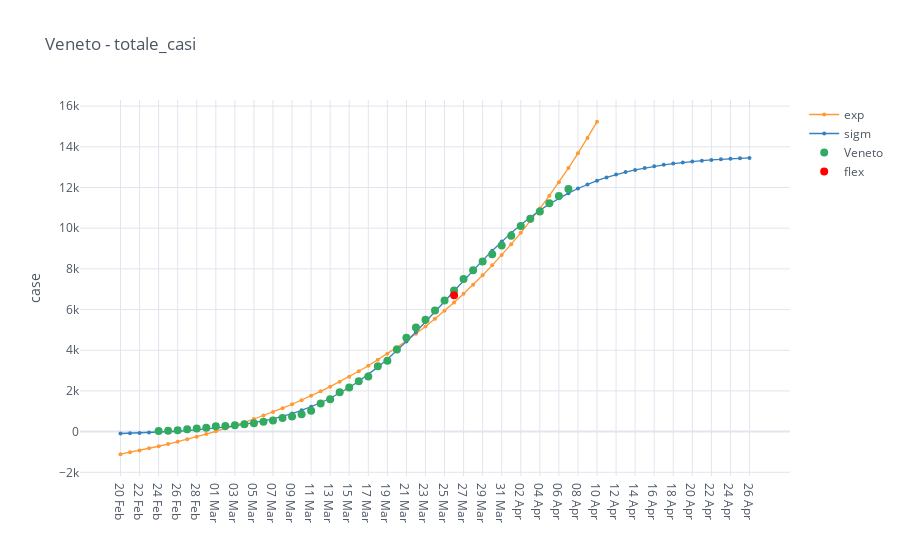

Write notebook code for a chart like this one.
### Code cell
category = 'totale_casi'
total_cases = io.italy_regions_filter_by_category(regions, category)

mpl.iplot_analysis_plot(total_cases, title=region+' - '+category, log_fitting=False)

### Figure 1 — Plotly figure (JSON) as saved in the notebook; plotly's stock layout.template omitted (floating-point values rounded to 4 significant figures)
{"data": [{"line": {"color": "rgba(255, 153, 51, 1.0)", "dash": "solid", "shape": "linear", "width": 1.3}, "marker": {"size": 4, "symbol": "circle"}, "mode": "lines+markers", "name": "exp", "text": "", "type": "scatter", "x": ["20 Feb", "21 Feb", "22 Feb", "23 Feb", "24 Feb", "25 Feb", "26 Feb", "27 Feb", "28 Feb", "29 Feb", "01 Mar", "02 Mar", "03 Mar", "04 Mar", "05 Mar", "06 Mar", "07 Mar", "08 Mar", "09 Mar", "10 Mar", "11 Mar", "12 Mar", "13 Mar", "14 Mar", "15 Mar", "16 Mar", "17 Mar", "18 Mar", "19 Mar", "20 Mar", "21 Mar", "22 Mar", "23 Mar", "24 Mar", "25 Mar", "26 Mar", "27 Mar", "28 Mar", "29 Mar", "30 Mar", "31 Mar", "01 Apr", "02 Apr", "03 Apr", "04 Apr", "05 Apr", "06 Apr", "07 Apr", "08 Apr", "09 Apr", "10 Apr", "11 Apr", "12 Apr", "13 Apr", "14 Apr", "15 Apr", "16 Apr", "17 Apr", "18 Apr", "19 Apr", "20 Apr", "21 Apr", "22 Apr", "23 Apr", "24 Apr", "25 Apr", "26 Apr"], "y": [-1110.0, -1019.0, -923.2, -823.4, -719.0, -610.0, -496.1, -377.1, -252.7, -122.6, 13.25, 155.2, 303.6, 458.7, 620.8, 790.2, 967.2, 1152.0, 1345.0, 1547.0, 1759.0, 1979.0, 2210.0, 2451.0, 2703.0, 2966.0, 3241.0, 3528.0, 3828.0, 4142.0, 4470.0, 4813.0, 5171.0, 5546.0, 5937.0, 6346.0, 6773.0, 7220.0, 7686.0, 8174.0, 8684.0, 9216.0, 9773.0, 10350.0, 10960.0, 11600.0, 12260.0, 12960.0, 13680.0, 14440.0, 15230.0, "", "", "", "", "", "", "", "", "", "", "", "", "", "", "", ""]}, {"line": {"color": "rgba(55, 128, 191, 1.0)", "dash": "solid", "shape": "linear", "width": 1.3}, "marker": {"size": 4, "symbol": "circle"}, "mode": "lines+markers", "name": "sigm", "text": "", "type": "scatter", "x": ["20 Feb", "21 Feb", "22 Feb", "23 Feb", "24 Feb", "25 Feb", "26 Feb", "27 Feb", "28 Feb", "29 Feb", "01 Mar", "02 Mar", "03 Mar", "04 Mar", "05 Mar", "06 Mar", "07 Mar", "08 Mar", "09 Mar", "10 Mar", "11 Mar", "12 Mar", "13 Mar", "14 Mar", "15 Mar", "16 Mar", "17 Mar", "18 Mar", "19 Mar", "20 Mar", "21 Mar", "22 Mar", "23 Mar", "24 Mar", "25 Mar", "26 Mar", "27 Mar", "28 Mar", "29 Mar", "30 Mar", "31 Mar", "01 Apr", "02 Apr", "03 Apr", "04 Apr", "05 Apr", "06 Apr", "07 Apr", "08 Apr", "09 Apr", "10 Apr", "11 Apr", "12 Apr", "13 Apr", "14 Apr", "15 Apr", "16 Apr", "17 Apr", "18 Apr", "19 Apr", "20 Apr", "21 Apr", "22 Apr", "23 Apr", "24 Apr", "25 Apr", "26 Apr"], "y": [-91.91, -79.56, -65.25, -48.66, -29.44, -7.181, 18.58, 48.38, 82.82, 122.6, 168.5, 221.5, 282.5, 352.6, 433.1, 525.4, 631.1, 751.6, 888.8, 1045.0, 1221.0, 1419.0, 1642.0, 1891.0, 2167.0, 2472.0, 2806.0, 3170.0, 3562.0, 3983.0, 4429.0, 4898.0, 5386.0, 5888.0, 6399.0, 6913.0, 7425.0, 7929.0, 8420.0, 8893.0, 9344.0, 9770.0, 10170.0, 10540.0, 10880.0, 11190.0, 11470.0, 11720.0, 11950.0, 12150.0, 12330.0, 12490.0, 12630.0, 12760.0, 12870.0, 12960.0, 13040.0, 13120.0, 13180.0, 13230.0, 13280.0, 13320.0, 13360.0, 13390.0, 13410.0, 13440.0, 13460.0]}, {"line": {"color": "rgba(50, 171, 96, 1.0)", "dash": "solid", "shape": "linear", "width": 1.3}, "marker": {"size": 8, "symbol": "circle"}, "mode": "markers", "name": "Veneto", "text": "", "type": "scatter", "x": ["20 Feb", "21 Feb", "22 Feb", "23 Feb", "24 Feb", "25 Feb", "26 Feb", "27 Feb", "28 Feb", "29 Feb", "01 Mar", "02 Mar", "03 Mar", "04 Mar", "05 Mar", "06 Mar", "07 Mar", "08 Mar", "09 Mar", "10 Mar", "11 Mar", "12 Mar", "13 Mar", "14 Mar", "15 Mar", "16 Mar", "17 Mar", "18 Mar", "19 Mar", "20 Mar", "21 Mar", "22 Mar", "23 Mar", "24 Mar", "25 Mar", "26 Mar", "27 Mar", "28 Mar", "29 Mar", "30 Mar", "31 Mar", "01 Apr", "02 Apr", "03 Apr", "04 Apr", "05 Apr", "06 Apr", "07 Apr", "08 Apr", "09 Apr", "10 Apr", "11 Apr", "12 Apr", "13 Apr", "14 Apr", "15 Apr", "16 Apr", "17 Apr", "18 Apr", "19 Apr", "20 Apr", "21 Apr", "22 Apr", "23 Apr", "24 Apr", "25 Apr", "26 Apr"], "y": ["", "", "", "", 33.0, 43.0, 71.0, 111.0, 151.0, 191.0, 263.0, 273.0, 307.0, 360.0, 407.0, 488.0, 543.0, 670.0, 744.0, 856.0, 1023.0, 1384.0, 1595.0, 1937.0, 2172.0, 2473.0, 2704.0, 3214.0, 3484.0, 4031.0, 4617.0, 5122.0, 5505.0, 5948.0, 6442.0, 6935.0, 7497.0, 7930.0, 8358.0, 8724.0, 9155.0, 9625.0, 10110.0, 10460.0, 10820.0, 11230.0, 11590.0, 11920.0, "", "", "", "", "", "", "", "", "", "", "", "", "", "", "", "", "", "", ""]}, {"marker": {"color": "rgba(255, 0, 0, 125)", "size": 8}, "mode": "markers", "name": "flex", "type": "scatter", "x": ["26 Mar"], "y": [6705.0]}], "layout": {"legend": {"bgcolor": "#FFFFFF", "font": {"color": "#4D5663"}}, "paper_bgcolor": "#FFFFFF", "plot_bgcolor": "#FFFFFF", "title": {"font": {"color": "#4D5663"}, "text": "Veneto - totale_casi"}, "xaxis": {"gridcolor": "#E1E5ED", "showgrid": true, "tickfont": {"color": "#4D5663"}, "title": {"font": {"color": "#4D5663"}, "text": ""}, "zerolinecolor": "#E1E5ED"}, "yaxis": {"gridcolor": "#E1E5ED", "showgrid": true, "tickfont": {"color": "#4D5663"}, "title": {"font": {"color": "#4D5663"}, "text": "case"}, "zerolinecolor": "#E1E5ED"}}}
